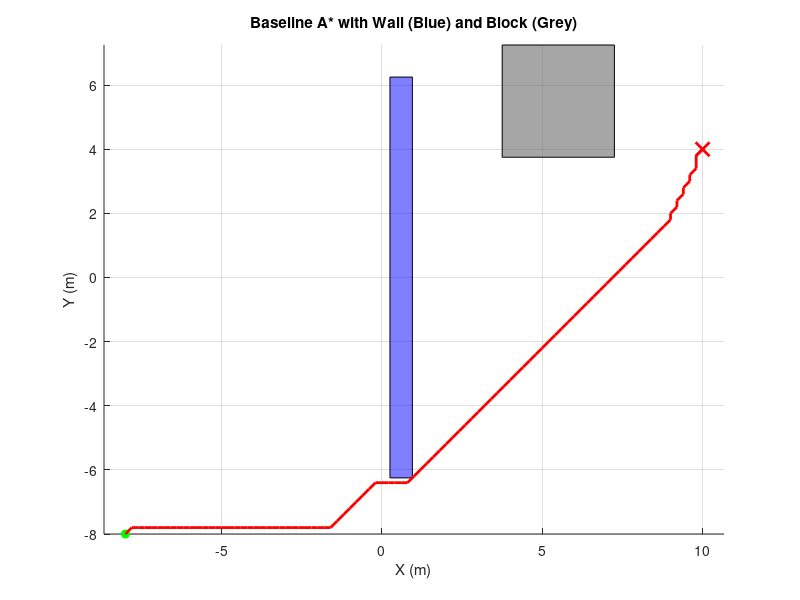

Here is the MATLAB script that generated this plot: (Note: this script raises an error after producing the figure.)
%% Week 6 logging, features, splits

clear; clc; close all;

% -------------------- Parameters --------------------
gridRes      = 0.20;          
safetyMargin = 0.25;          
xyMin = [-10 -10];            
xyMax = [ 10  10];

startXY = [-8, -8];
goalXY  = [10,  4];

% -------------------- Obstacles ---------------------
wall = [0.5 -6; 0.7 -6; 0.7 6; 0.5 6];     
bldg = [4 4; 7 4; 7 7; 4 7];               

inflateRect = @(poly,r) [ min(poly(:,1))-r, min(poly(:,2))-r;
                          max(poly(:,1))+r, min(poly(:,2))-r;
                          max(poly(:,1))+r, max(poly(:,2))+r;
                          min(poly(:,1))-r, max(poly(:,2))+r ];
wallInf = inflateRect(wall, safetyMargin);
bldgInf = inflateRect(bldg, safetyMargin);

% ----------------- Occupancy Grid -------------------
res = gridRes;
xv = xyMin(1):res:xyMax(1);
yv = xyMin(2):res:xyMax(2);
[XC, YC] = meshgrid(xv, yv);               
occ = inpolygon(XC, YC, wallInf(:,1), wallInf(:,2)) | ...
      inpolygon(XC, YC, bldgInf(:,1), bldgInf(:,2));

mapRows = size(occ,1); mapCols = size(occ,2);

% -------------- Start/Goal to grid idx --------------
world2grid = @(xy) [ round((xy(2)-xyMin(2))/res)+1, ... 
                     round((xy(1)-xyMin(1))/res)+1 ];    
grid2world = @(rc) [ xyMin(1) + (rc(:,2)-1)*res, ...
                     xyMin(2) + (rc(:,1)-1)*res ];

sRC = world2grid(startXY); gRC = world2grid(goalXY);

% --------------------- A* Setup ---------------------
gScore = inf(mapRows, mapCols); gScore(sRC(1),sRC(2)) = 0;
fScore = inf(mapRows, mapCols);
heur = @(r,c) norm([r c] - gRC);
fScore(sRC(1),sRC(2)) = heur(sRC(1),sRC(2));

cameFrom = zeros(mapRows, mapCols, 2, 'int32');  
openSet  = false(mapRows, mapCols);
openSet(sRC(1), sRC(2)) = true;

neighbors = [ -1 -1; -1 0; -1 1; 0 -1; 0 1; 1 -1; 1 0; 1 1 ];
stepCost  = [ sqrt(2); 1; sqrt(2); 1; 1; sqrt(2); 1; sqrt(2) ];

nodesExpanded = 0;

% --------------------- A* Loop ----------------------
while true
    ftmp = fScore; ftmp(~openSet) = inf;
    [minVal, idxLin] = min(ftmp(:));
    if isinf(minVal), error('No path found.'); end
    [r, c] = ind2sub(size(occ), idxLin);
    openSet(r,c) = false;

    if r == gRC(1) && c == gRC(2)
        pathRC = [r c];
        while ~(r == sRC(1) && c == sRC(2))
            prev = double(squeeze(cameFrom(r,c,:))');
            if all(prev==0), break; end
            r = prev(1); c = prev(2);
            pathRC(end+1,:) = [r c];
        end
        pathRC = flipud(pathRC);
        break;
    end

    nodesExpanded = nodesExpanded + 1;

    for k = 1:8
        rr = r + neighbors(k,1);
        cc = c + neighbors(k,2);
        if rr<1 || rr>mapRows || cc<1 || cc>mapCols, continue; end
        if occ(rr,cc), continue; end
        tentative = gScore(r,c) + stepCost(k);
        if tentative < gScore(rr,cc)
            cameFrom(rr,cc,:) = int32([r c]);
            gScore(rr,cc) = tentative;
            fScore(rr,cc) = tentative + heur(rr,cc);
            openSet(rr,cc) = true;
        end
    end
end

% ------------------- Path World ---------------------
pathXY = grid2world(pathRC);

% --------------------- Metrics ----------------------
seg = diff(pathXY,1,1);
pathLen = sum( sqrt(sum(seg.^2,2)) );
fprintf('Nodes expanded: %d\n', nodesExpanded);
fprintf('Path length (m): %.2f\n', pathLen);

% --------------------- Plot -------------------------
figure; hold on; axis equal;
patch(wallInf(:,1), wallInf(:,2), 'b', 'FaceAlpha',0.5, 'EdgeColor','k');   % wall blue
patch(bldgInf(:,1), bldgInf(:,2), [0.5 0.5 0.5], 'FaceAlpha',0.7, 'EdgeColor','k'); % block grey
plot(startXY(1), startXY(2), 'go', 'MarkerFaceColor','g');
plot(goalXY(1),  goalXY(2),  'rx', 'LineWidth',2, 'MarkerSize',10);
plot(pathXY(:,1), pathXY(:,2), 'r-', 'LineWidth', 2);
xlabel('X (m)'); ylabel('Y (m)');
title('Baseline A* with Wall (Blue) and Block (Grey)');
grid on;

%% ==================== WEEK 6 ADDITIONS ====================
% Build a feature dataset from the path, normalize, split, and save

% --- Settings for feature engineering ---
flightAlt = 0.0;              % using 2D path here
wind_xy   = [0.2, -0.1];      % simple constant wind feature
dirs_deg  = 0:45:315;         % 8 directions
dirs_rad  = deg2rad(dirs_deg)';
ray_max   = 5.0;              % meters
ray_step  = res * 0.5;        % sampling step along each ray

% --- Compute velocities along the path ---
N = size(pathXY,1);
velXY = zeros(N,2);
if N >= 2
    velXY(1:end-1,:) = diff(pathXY,1,1);
    velXY(end,:)      = velXY(end-1,:);
end

% --- Allocate logs ---
% Features per point: [rel_goal_x, rel_goal_y, rel_goal_z(=0), vx, vy, vz(=0), wind_x, wind_y, 8*ray_dists]
log_feats = zeros(N, 3 + 3 + 2 + 8);
log_act   = zeros(N, 3);              % [vx vy vz], z=0
log_done  = zeros(N, 1);
log_pos   = [pathXY, zeros(N,1)];     % [x y z], z=0
log_goal  = repmat([goalXY, flightAlt], N, 1);
log_vel   = [velXY, zeros(N,1)];
log_wind  = repmat(wind_xy, N, 1);

% --- Radial distances and feature assembly per point ---
for i = 1:N
    p = pathXY(i,:);                        % [x y]
    rel_goal = [goalXY - p, 0.0];           % z diff is 0
    vxy = velXY(i,:);

    % Cast 8 rays and measure distance to first obstacle or boundary
    dist8 = zeros(8,1);
    for k = 1:numel(dirs_rad)
        theta = dirs_rad(k);
        dir = [cos(theta), sin(theta)];
        hit = ray_max;
        % sample along ray
        s = 0.0;
        while s <= ray_max
            q = p + s*dir;                  % world point
            % map to grid indices
            rr = round((q(2)-xyMin(2))/res) + 1;   % row (y)
            cc = round((q(1)-xyMin(1))/res) + 1;   % col (x)
            % out-of-bounds => treat as obstacle
            if rr < 1 || rr > mapRows || cc < 1 || cc > mapCols
                hit = s; break;
            end
            % occupied cell => obstacle
            if occ(rr,cc)
                hit = s; break;
            end
            s = s + ray_step;
        end
        dist8(k) = hit;
    end

    % Assemble feature vector and labels
    feat = [rel_goal, vxy, 0.0, wind_xy, dist8'];
    log_feats(i,:) = feat;
    log_act(i,:)   = [vxy, 0.0];
    log_done(i)    = double(i == N);
end

% --- Normalize features ---
mu = mean(log_feats, 1);
sigma = std(log_feats, 0, 1); sigma(sigma==0) = 1;
feats_norm = (log_feats - mu) ./ sigma;

% --- Train/Val/Test split ---
M = size(feats_norm,1);
rng(1);
perm = randperm(M);
nTrain = round(0.7*M);
nVal   = round(0.15*M);
train_idx = perm(1:nTrain);
val_idx   = perm(nTrain+1 : nTrain+nVal);
test_idx  = perm(nTrain+nVal+1 : end);

% --- Save dataset ---
dataset = struct();
dataset.features    = feats_norm;
dataset.actions     = log_act;
dataset.done        = log_done;
dataset.mu          = mu;
dataset.sigma       = sigma;
dataset.wind_xy     = log_wind;
dataset.pos         = log_pos;
dataset.vel         = log_vel;
dataset.goal        = log_goal;
dataset.split.train = train_idx;
dataset.split.val   = val_idx;
dataset.split.test  = test_idx;

save('week6_dataset.mat', '-struct', 'dataset');

% Also CSVs for quick inspection
writematrix(feats_norm(train_idx,:), 'week6_features_train.csv');
writematrix(feats_norm(val_idx,:),   'week6_features_val.csv');
writematrix(feats_norm(test_idx,:),  'week6_features_test.csv');
writematrix(log_act,                 'week6_actions.csv');
writematrix(log_done,                'week6_done.csv');

disp('Week 6 dataset saved: week6_dataset.mat and CSV files.');
